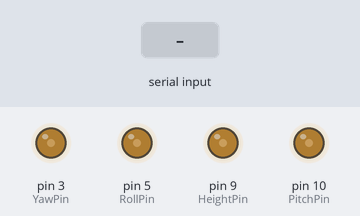
Recording of a sketch running on a simulated Arduino Uno, built with avr-gcc and run on an emulated ATmega328P. On the bench: output pins drawn as LEDs (lit = HIGH). The inputs (shaded band) are chosen by the test bench.

Above: at 1.2 s.
1.3 s: "S" received over Serial
At 2.4 s:
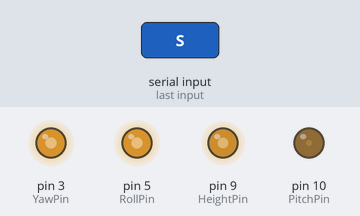
2.8 s: "U" received over Serial
At 3.5 s:
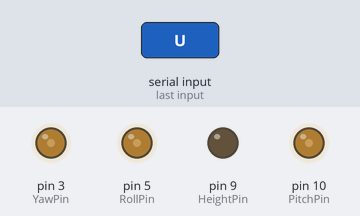
4.3 s: "D" received over Serial
At 4.7 s:
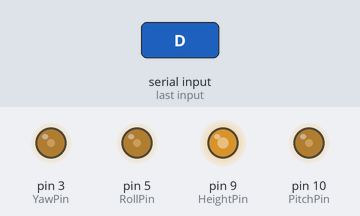
5.8 s: "F" received over Serial
At 7.0 s:
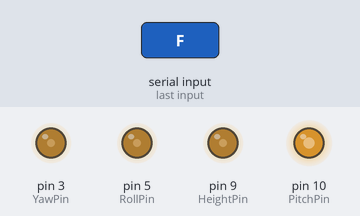
7.3 s: "B" received over Serial
At 8.2 s:
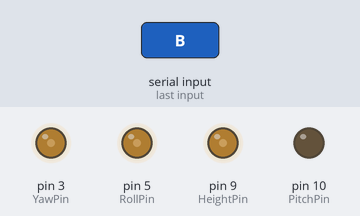
8.8 s: "L" received over Serial
At 9.3 s:
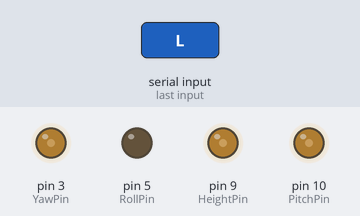
Timing chart, 0 to 11.3 s (numbered marks = the images above; inputs shaded):
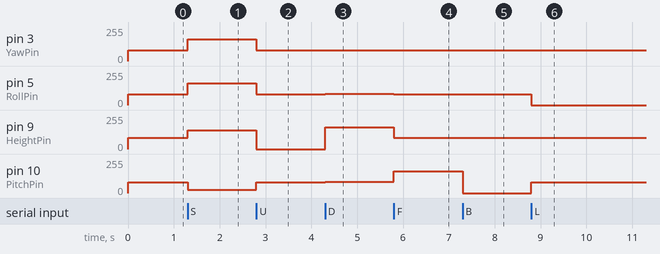

Measured:
- after the input at 1.3 s, pin 3 (YawPin): 81/255 → 165/255 at once; pin 5 (RollPin): 82/255 → 165/255 at once; pin 9 (HeightPin): 85/255 → 140/255 at once; pin 10 (PitchPin): 82/255 → 25/255 at once
- after the input at 2.8 s, pin 3 (YawPin): 165/255 → 81/255 at once; pin 5 (RollPin): 165/255 → 82/255 at once; pin 9 (HeightPin): 140/255 → 0/255 at once; pin 10 (PitchPin): 25/255 → 82/255 at once
- after the input at 4.3 s, pin 3 (YawPin): 81/255 → 82/255 at once; pin 5 (RollPin), pin 10 (PitchPin): 82/255 → 83/255 at once; pin 9 (HeightPin): 0/255 → 165/255 at once
- after the input at 5.8 s, pin 3 (YawPin): 82/255 → 81/255 at once; pin 5 (RollPin): 83/255 → 82/255 at once; pin 9 (HeightPin): 165/255 → 84/255 at once; pin 10 (PitchPin): 83/255 → 165/255 at once
- after the input at 7.3 s, pin 10 (PitchPin): 165/255 → 0/255 at once
- after the input at 8.8 s, pin 5 (RollPin): 82/255 → 0/255 at once; pin 10 (PitchPin): 0/255 → 82/255 at once

The sketch:

sketch_feb24b.ino
```cpp
#include <PWM.h>;
const int HeightPin =  9;      // The pin used to control the height
const int PitchPin =  10;      // The pin used to control the move along x-axis
const int RollPin =  5;      // The pin used to control the move along y-axis
const int YawPin =  3;
int i=0;
int Value=92;
int HeightValue=0;
int PitchValue=0;
int RollValue=0;
int YawValue=0;
int startflag=0;
void setup() {
pinMode(HeightPin, OUTPUT);
pinMode(PitchPin, OUTPUT);
pinMode(RollPin, OUTPUT);
pinMode(YawPin, OUTPUT);

InitTimers();

InitTimersSafe();

SetPinFrequency(HeightPin,1000);
SetPinFrequency(PitchPin,1000);
SetPinFrequency(RollPin,1000);
SetPinFrequency(YawPin,1000);

pwmWrite(HeightPin,85);
pwmWrite(RollPin,82);
pwmWrite(YawPin,81);
pwmWrite(PitchPin,82);
// Initialize serial port
Serial.begin(9600);
}

void loop() {
 if (Serial.available() > 0)
    {
      if(startflag==0)
      {
        SetPinFrequency(HeightPin,10000);
        SetPinFrequency(PitchPin,10000);
        SetPinFrequency(RollPin,10000);
        SetPinFrequency(YawPin,10000);
        startflag=1;
      }
      char Command=Serial.read();
       if(Command == 'S')
      {
        pwmWrite(HeightPin,140);
        pwmWrite(YawPin,165);
        pwmWrite(RollPin,165);
        pwmWrite(PitchPin,25);

       }
      if(Command == 'H')
      {
        SetPinFrequency(HeightPin,10000);
        SetPinFrequency(PitchPin,10000);
        SetPinFrequency(RollPin,10000);
        SetPinFrequency(YawPin,10000);
        pwmWrite(HeightPin,86);
        pwmWrite(RollPin,82);
        pwmWrite(YawPin,81);
        pwmWrite(PitchPin,82);
        // for(i=165;i>=81;i--)
        // {
        //      pwmWrite(YawPin,i);
        // }
        // for(i=140;i>=86;i--)
        // {
        //      pwmWrite(HeightPin,i);
        // }
        // for(i=165;i>=82;i--)
        // {
        //      pwmWrite(RollPin,i);
        // }
        // for(i=25;i<=82;i++)
        // {
        //     pwmWrite(PitchPin,i);
        // }
      }
      if(Command == 'U')
       {
        pwmWrite(HeightPin,0);
        pwmWrite(RollPin,82);
        pwmWrite(YawPin,81);
        pwmWrite(PitchPin,82);
       }
      if(Command == 'D')
       {
        pwmWrite(HeightPin,165);
        pwmWrite(RollPin,83);
        pwmWrite(YawPin,82);
        pwmWrite(PitchPin,83);

        //  delay(1000);

        // for(i=165;i>0;i--){
        // pwmWrite(HeightPin,i);
        // }
        // for(i=83;i>0;i--){
        // pwmWrite(RollPin,i);
        // }
        // for(i=82;i>0;i--){
        // pwmWrite(YawPin,i);
        // }
        // for(i=83;i>0;i--){
        // pwmWrite(PitchPin,i);
        // }
       }
       if(Command == 'F')
       {
        pwmWrite(HeightPin,84);
        pwmWrite(RollPin,82);
        pwmWrite(YawPin,81);
        pwmWrite(PitchPin,165);
       }
       if(Command == 'B')
       {
        pwmWrite(HeightPin,84);
        pwmWrite(RollPin,82);
        pwmWrite(YawPin,81);
        pwmWrite(PitchPin,0);
       }
       if(Command == 'L')
       {
        pwmWrite(HeightPin,84);
        pwmWrite(RollPin,0);
        pwmWrite(YawPin,81);
        pwmWrite(PitchPin,82);
       }
      if(Command == 'R')
       {
        pwmWrite(HeightPin,84);
        pwmWrite(RollPin,165);
        pwmWrite(YawPin,81);
        pwmWrite(PitchPin,82);
       }
      //  if(Command == 'T')
      //  {
      //   pwmWrite(HeightPin,84);
      //   pwmWrite(RollPin,82);
      //   pwmWrite(YawPin,165);
      //   pwmWrite(PitchPin,82);
      //  }
      //  if(Command == 'V')
      //  {
      //   pwmWrite(HeightPin,84);
      //   pwmWrite(RollPin,82);
      //   pwmWrite(YawPin,0);
      //   pwmWrite(PitchPin,82);
      //  }

      // Stop is received
    }
}
```
